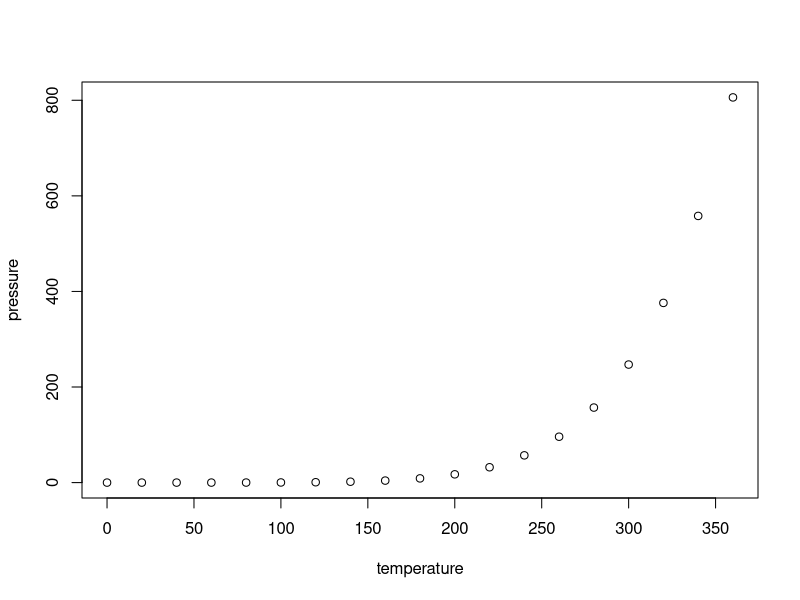
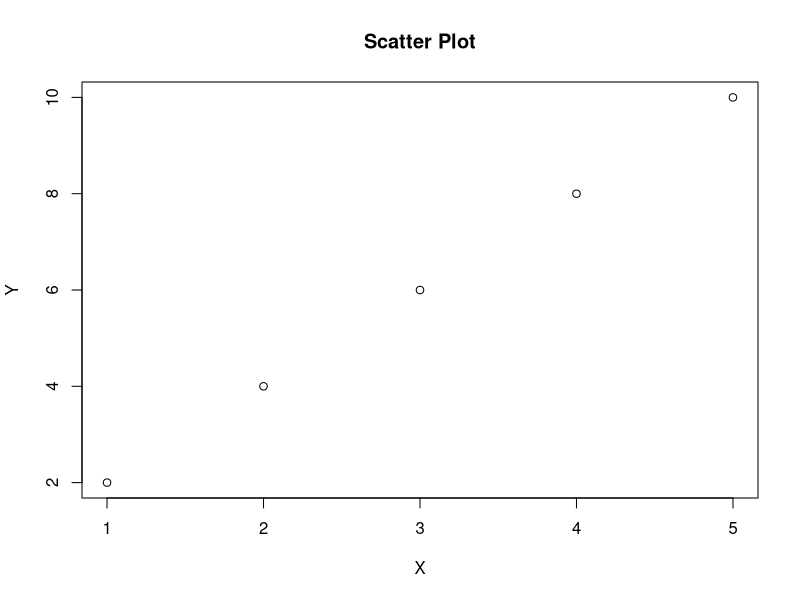

Reproduce these figures in R, in order.
## ---- chunk 1
knitr::opts_chunk$set(echo = TRUE)
## ---- chunk 2
summary(cars)
## ---- chunk 3
plot(pressure)
## ---- chunk 4
# 這是一個 R 代碼塊
x <- 5
y <- 10
sum <- x + y
## ---- chunk 5
x <- c(1, 2, 3, 4, 5)
y <- c(2, 4, 6, 8, 10)

# Create a scatter plot
plot(x, y, main = "Scatter Plot", xlab = "X", ylab = "Y")
